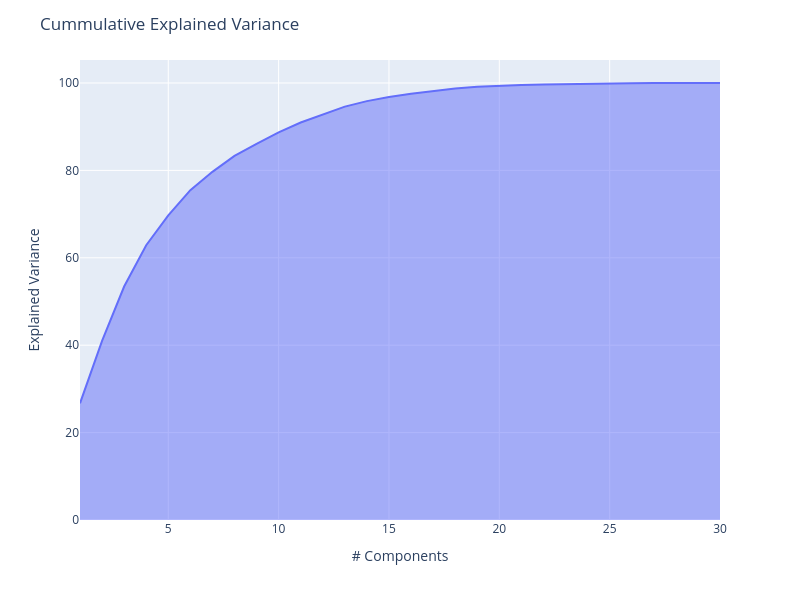

The cell this chart's notebook holds for it:
### Markdown cell above
With the model fit we can check how much of the variance is attributed to each component

### Code cell
exp_var_cumul = np.cumsum(mca.percentage_of_variance_)

fig = px.area(
    x=range(1, exp_var_cumul.shape[0] + 1),
    y=exp_var_cumul,
    labels={"x": "# Components", "y": "Explained Variance"}
)

fig.update_layout(
    title_text="Cummulative Explained Variance",
    autosize=False,
    height=600,
    width=800,
)

fig.show()

### Figure 1 — Plotly figure (JSON) as saved in the notebook; plotly's stock layout.template omitted (floating-point values rounded to 4 significant figures)
{"data": [{"fillpattern": {"shape": ""}, "hovertemplate": "# Components=%{x}<br>Explained Variance=%{y}<extra></extra>", "legendgroup": "", "line": {"color": "#636efa"}, "marker": {"symbol": "circle"}, "mode": "lines", "name": "", "orientation": "v", "showlegend": false, "stackgroup": "1", "type": "scatter", "x": [1, 2, 3, 4, 5, 6, 7, 8, 9, 10, 11, 12, 13, 14, 15, 16, 17, 18, 19, 20, 21, 22, 23, 24, 25, 26, 27, 28, 29, 30], "xaxis": "x", "y": [26.7, 40.98, 53.43, 62.89, 69.71, 75.47, 79.68, 83.31, 86.08, 88.71, 90.96, 92.84, 94.6, 95.85, 96.81, 97.54, 98.17, 98.73, 99.14, 99.41, 99.57, 99.68, 99.78, 99.85, 99.91, 99.95, 99.97, 99.99, 100.0, 100.0], "yaxis": "y"}], "layout": {"autosize": false, "height": 600, "legend": {"tracegroupgap": 0}, "margin": {"t": 60}, "title": {"text": "Cummulative Explained Variance"}, "width": 800, "xaxis": {"anchor": "y", "domain": [0, 1], "title": {"text": "# Components"}}, "yaxis": {"anchor": "x", "domain": [0, 1], "title": {"text": "Explained Variance"}}}}
